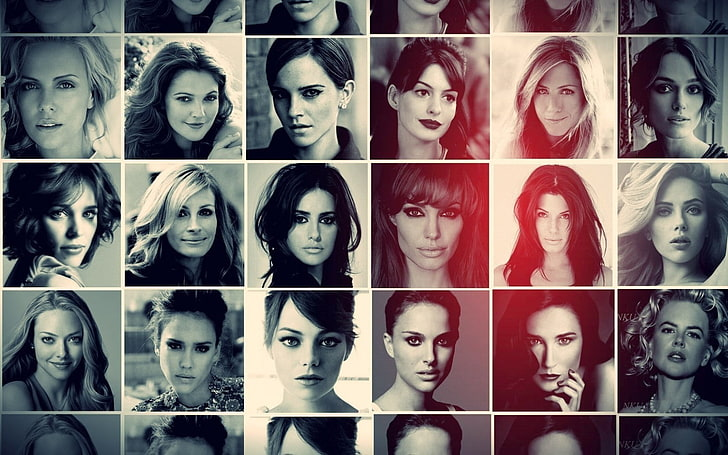
#> input picture Resources/Face1.jpg, 728 x 455 px, found by its file name
$ python extractFacesFromImage.py
#> lines starting #> are read from the running program, lines starting #| are printed output that depends on the picture
import cv2
import os

img = cv2.imread('Resources/Face1.jpg') #Path of an image
#> img is the input picture: shape (455, 728, 3); mean B, G, R 104.8, 103.8, 116.9
faceCascade = cv2.CascadeClassifier('haarcascades/haarcascade_frontalface_default.xml')
faces = faceCascade.detectMultiScale(img,1.1,4)
#> faces = 18 rows, first 6: [528, 198, 52, 52], [401, 70, 66, 66], [283, 196, 65, 65], [44, 188, 64, 64], [644, 63, 70, 70], [161, 74, 67, 67]

directory = os.getcwd()+r'\Extract Faces From Image\Faces'

try:
    os.mkdir(directory)
except FileExistsError as fee:
    print('Exception Occured',fee)
os.chdir(directory)
i=1
for (x, y, w, h) in faces:
    FaceImg = img[y:y+h,x:x+w]
    # To save an image on disk
    filename = 'Face'+str(i)+'.jpg'
    cv2.imwrite(filename,FaceImg)
    i+=1
#> this loop made 18 passes
#> (x, y, w, h, filename) on passes 1 to 12: (528, 198, 52, 52, 'Face1.jpg'), (401, 70, 66, 66, 'Face2.jpg'), (283, 196, 65, 65, 'Face3.jpg'), (44, 188, 64, 64, 'Face4.jpg'), (644, 63, 70, 70, 'Face5.jpg'), (161, 74, 67, 67, 'Face6.jpg'), (523, 68, 66, 66, 'Face7.jpg'), (645, 183, 71, 71, 'Face8.jpg'), (162, 188, 67, 67, 'Face9.jpg'), (646, 304, 69, 69, 'Face10.jpg'), (514, 312, 74, 74, 'Face11.jpg'), (28, 315, 65, 65, 'Face12.jpg')
#> pass 1, `FaceImg = img[y:y+h,x:x+w]`:
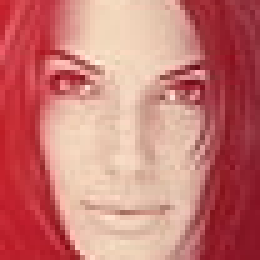
#> FaceImg: shape (52, 52, 3) (shown 5 times larger); mean B, G, R 116.2, 120.9, 200.3
#> pass 2, `FaceImg = img[y:y+h,x:x+w]`:
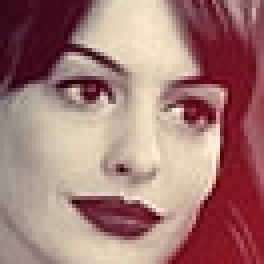
#> FaceImg: shape (66, 66, 3) (shown 4 times larger); mean B, G, R 117.5, 122.3, 163.4
#> pass 3, `FaceImg = img[y:y+h,x:x+w]`:
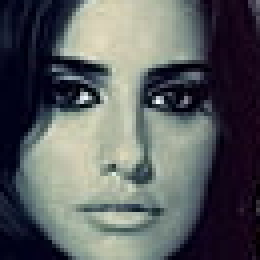
#> FaceImg: shape (65, 65, 3) (shown 4 times larger); mean B, G, R 95.2, 93.9, 90.6
#> after the loop, i = 19
